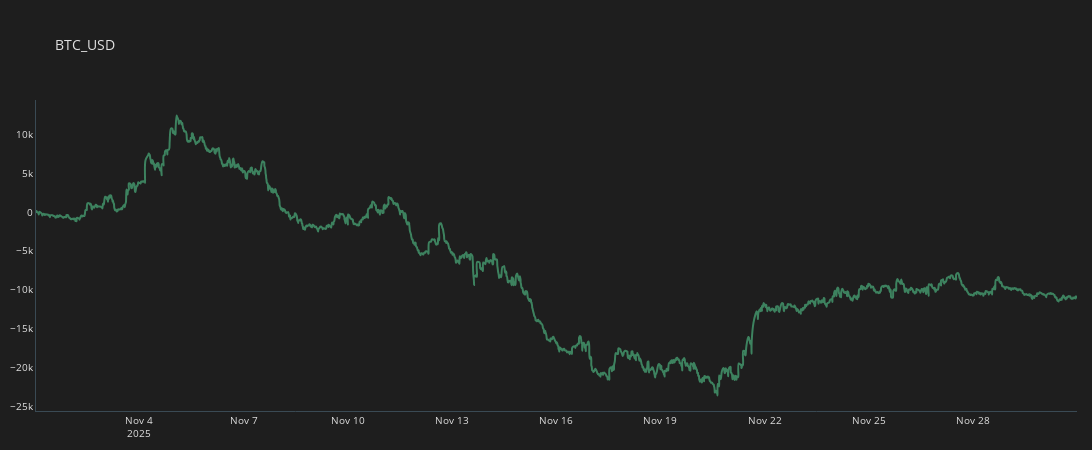

The cell this chart's notebook holds for it:
### Code cell
plot_line(trades_btc_usd, 'BTC_USD')

### Figure 1 — Plotly figure (JSON) as saved in the notebook; plotly's stock layout.template omitted (floating-point values rounded to 4 significant figures; data arrays with more than 128 entries replaced by an {"elided": "..."} marker saying what was removed)
{"data": [{"line": {"color": "#3d825f", "shape": "spline", "width": 2}, "mode": "lines", "name": "BTC_USD", "type": "scatter", "x": {"elided": "2352 str values"}, "y": {"elided": "2352 float values"}}], "layout": {"font": {"color": "#e1e1e1", "size": 10}, "height": 450, "margin": {"b": 10, "l": 15, "r": 15}, "paper_bgcolor": "#1e1e1e", "plot_bgcolor": "#1e1e1e", "title": {"text": "BTC_USD"}, "width": 1100, "xaxis": {"linecolor": "#3a4a54", "linewidth": 1, "showgrid": false, "zeroline": false}, "yaxis": {"linecolor": "#3a4a54", "linewidth": 1, "showgrid": false, "zeroline": false}}}
